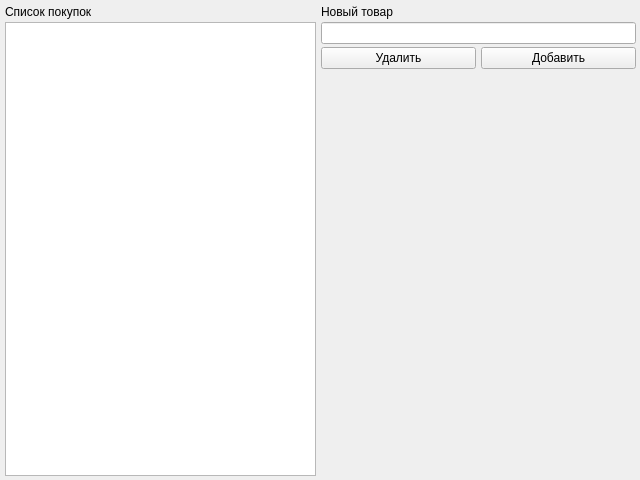
<?xml version="1.0" encoding="UTF-8"?>
<ui version="4.0">
 <class>MainWindow</class>
 <widget class="QMainWindow" name="MainWindow">
  <property name="geometry">
   <rect>
    <x>0</x>
    <y>0</y>
    <width>640</width>
    <height>480</height>
   </rect>
  </property>
  <property name="minimumSize">
   <size>
    <width>640</width>
    <height>480</height>
   </size>
  </property>
  <property name="maximumSize">
   <size>
    <width>640</width>
    <height>480</height>
   </size>
  </property>
  <property name="windowTitle">
   <string>List of goods</string>
  </property>
  <widget class="QWidget" name="centralwidget">
   <widget class="QWidget" name="gridLayoutWidget">
    <property name="geometry">
     <rect>
      <x>0</x>
      <y>0</y>
      <width>641</width>
      <height>481</height>
     </rect>
    </property>
    <layout class="QGridLayout" name="mainGrid" columnstretch="2,1,1">
     <property name="horizontalSpacing">
      <number>5</number>
     </property>
     <property name="verticalSpacing">
      <number>3</number>
     </property>
     <property name="margin">
      <number>5</number>
     </property>
     <item row="1" column="1" colspan="2">
      <widget class="QLineEdit" name="itemLE"/>
     </item>
     <item row="0" column="0">
      <widget class="QLabel" name="label">
       <property name="text">
        <string>Список покупок</string>
       </property>
      </widget>
     </item>
     <item row="0" column="1" colspan="2">
      <widget class="QLabel" name="label_2">
       <property name="text">
        <string>Новый товар</string>
       </property>
      </widget>
     </item>
     <item row="1" column="0" rowspan="4">
      <widget class="QListWidget" name="listWidget">
       <property name="editTriggers">
        <set>QAbstractItemView::NoEditTriggers</set>
       </property>
      </widget>
     </item>
     <item row="4" column="1">
      <spacer name="verticalSpacer">
       <property name="orientation">
        <enum>Qt::Vertical</enum>
       </property>
       <property name="sizeHint" stdset="0">
        <size>
         <width>20</width>
         <height>40</height>
        </size>
       </property>
      </spacer>
     </item>
     <item row="2" column="1">
      <widget class="QPushButton" name="delItemBtn">
       <property name="text">
        <string>Удалить</string>
       </property>
      </widget>
     </item>
     <item row="2" column="2">
      <widget class="QPushButton" name="addItemBtn">
       <property name="text">
        <string>Добавить</string>
       </property>
      </widget>
     </item>
    </layout>
   </widget>
  </widget>
 </widget>
 <resources/>
 <connections/>
</ui>
